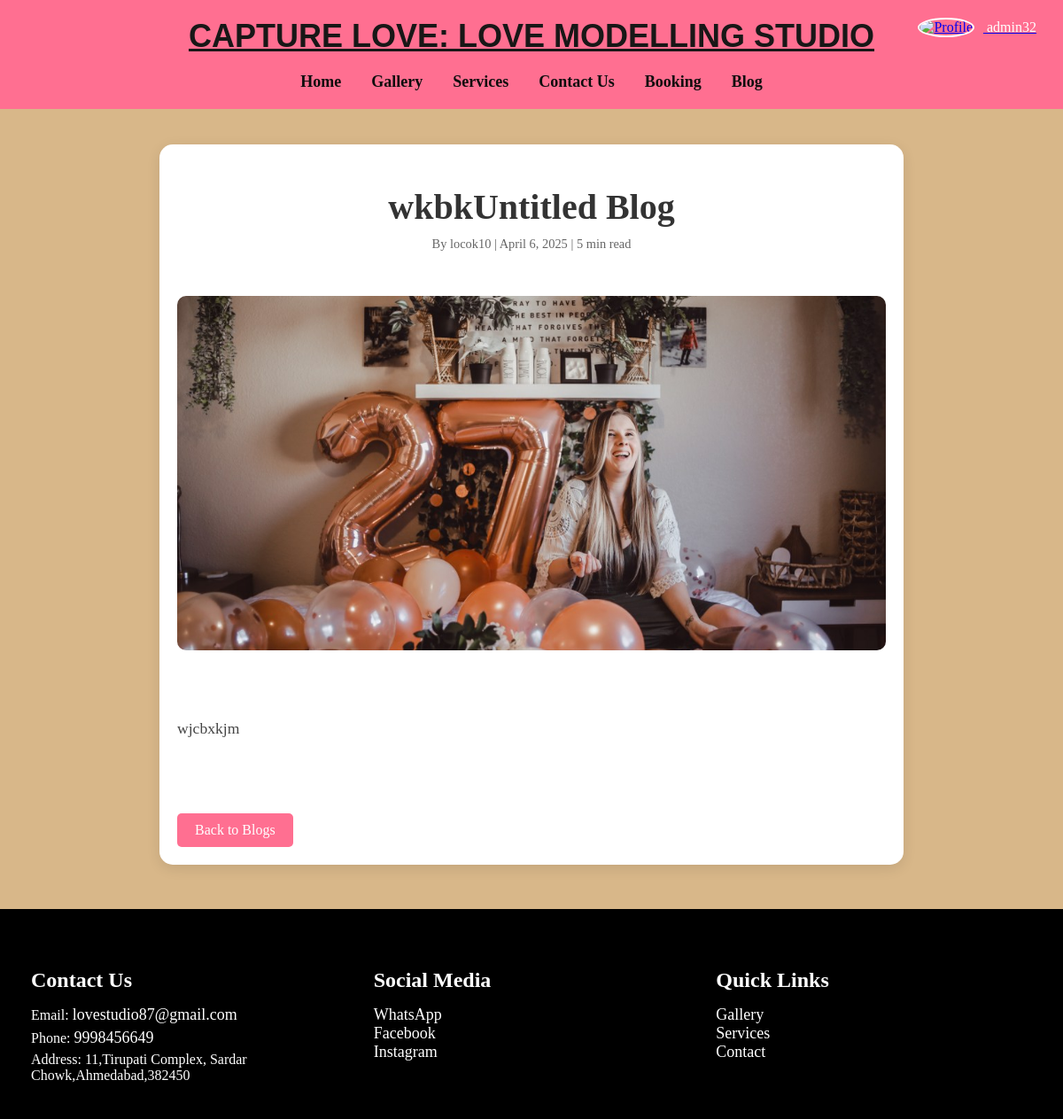
Page /blog/2/ (signed in) on the committed database.
### home/models.py (models this page shows, shortened)
class Blog(models.Model):
    title = models.CharField(max_length=200, default="Untitled Blog")
    content = models.TextField(default="")
    image = models.ImageField(upload_to='blog_images/', null=True, blank=True)
    author = models.ForeignKey(CustomUser, on_delete=models.SET_NULL, null=True)
    created_at = models.DateTimeField(default=timezone.now)
    short_description = models.TextField(max_length=200, blank=True)
    read_time = models.IntegerField(default=5)
    category = models.CharField(max_length=50, default='General')
    class Meta:
        ordering = ['-created_at']

class CustomUser(AbstractUser):
    email_verified = models.BooleanField(default=False)
    phone_number = models.CharField(max_length=15, blank=True, null=True)
    profile_pic = models.ImageField(upload_to='profile_pics/', null=True, blank=True)
    is_active = models.BooleanField(default=False)  # Default to inactive until email verified
    groups = models.ManyToManyField(Group, related_name="customuser_set", blank=True)
    user_permissions = models.ManyToManyField(
        Permission,
        related_name="customuser_permissions_set",
        blank=True
    )
    class Meta:
        verbose_name = 'User'
        verbose_name_plural = 'Users'
    def __str__(self):
        return self.username

### home/views.py (the view)
# urls.py: path('blog/<int:blog_id>/', views.blog_detail, name='blog_detail'),
def blog_detail(request, blog_id):
    blog = get_object_or_404(Blog, id=blog_id)
    return render(request, "blog_detail.html", {'blog': blog})

### home/templates/blog_detail.html (shortened to what this page needs)
{% extends 'base.html' %}
{% block content %}
<div class="blog-detail-container">
    <div class="blog-header">
        <h1 class="blog-title">{{ blog.title }}</h1>
        <div class="blog-meta">
            <span>By {{ blog.author|default:"Admin" }}</span> |
            <span>{{ blog.created_at|date:"F j, Y" }}</span> |
            <span>{{ blog.read_time }} min read</span>
        </div>
    </div>
    {% if blog.image %}
        <img src="{{ blog.image.url }}" alt="{{ blog.title }}" class="blog-image">
    {% endif %}
    <div class="blog-content">
        {{ blog.content|linebreaks }}
    </div>
    <a href="{% url 'blog' %}" class="back-button">Back to Blogs</a>
</div>
{% endblock %}

### home/templates/base.html (shortened to what this page needs)
<!DOCTYPE html>
<html lang="en">
<head>
</head>
<body>
    <header>
        <div class="logo">
            <u><b>CAPTURE LOVE: LOVE MODELLING STUDIO</b></u>
        </div>
        <div class="auth-section">
            {% if user.is_authenticated %}
                <div class="profile-section">
                    <a href="{% url 'edit_profile' %}" class="profile-link">
                        <img src="{{ user.profile_pic.url|default:'/static/images/default-profile.png' }}" alt="Profile" class="profile-pic">
                        <span class="username">{{ user.username }}</span>
                    </a>
                </div>
            {% else %}
                <div class="auth-buttons">
                    <a href="{% url 'login' %}" class="auth-button">Login</a>
                    <a href="{% url 'signup' %}" class="auth-button">Sign Up</a>
                </div>
            {% endif %}
        </div>
        <nav>
            <a href="{% url 'home' %}"><b>Home</b></a>
            <a href="{% url 'gallery' %}"><b>Gallery</b></a>
            <a href="{% url 'services' %}"><b>Services</b></a>
            <a href="{% url 'contact' %}"><b>Contact Us</b></a>
            <a href="{% url 'booking' %}"><b>Booking</b></a>
            <a href="{% url 'blog' %}"><b>Blog</b></a>
        </nav>
    </header>
    <div class="content">
        {% block content %}
        {% endblock %}
    </div>
    <footer>
        <div class="footer-container">
            <div class="footer-section">
                <h4>Contact Us</h4>
                <p>Email: <a href="mailto:info@lovestudio87.com"> lovestudio87@gmail.com</a></p>
                <p>Phone: <a href="tel: 9998456649"> 9998456649</a></p>
                <p>Address: 11,Tirupati Complex, Sardar Chowk,Ahmedabad,382450</p>
            </div>
            <div class="footer-section">
                <h4>Social Media</h4>
                <a href="https://wa.me/yourwhatsappnumber" target="_blank">WhatsApp</a><br>
                <a href="https://www.facebook.com/yourpage" target="_blank">Facebook</a><br>
                <a href="https://www.instagram.com/yourprofile" target="_blank">Instagram</a>
            </div>
            <div class="footer-section">
                <h4>Quick Links</h4>
                <a href="{% url 'gallery' %}">Gallery</a><br>
                <a href="{% url 'services' %}">Services</a><br>
                <a href="{% url 'contact' %}">Contact</a>
            </div>
        </div>
    </footer>
</body>
</html>

### home/templates/base.html (style rules this page uses)
body { font-family: 'Georgia', serif; margin: 0; padding: 0; background: linear-gradient(to bottom right, #d8b789, #d8b789); color: #000000; }
header { text-align: center; padding: 20px; background: #ff6f91; color: #fff; position: relative; }
.logo { font-size: 36px; color: #181717; font-family: 'Cursive', sans-serif; display: flex; align-items: center; justify-content: center; }
.profile-section { position: absolute; top: 20px; right: 20px; display: flex; align-items: center; cursor: pointer; text-decoration: none; }
.profile-pic { width: 40px; height: 40px; border-radius: 50%; margin-right: 10px; object-fit: cover; border: 2px solid white; }
.username { color: white; font-size: 16px; margin-right: 10px; }
nav { text-align: center; margin-top: 20px; }
nav a { margin: 0 15px; text-decoration: none; color: #0d0d0d; font-size: 18px; }
footer { background-color: #000000; color: white; text-align: center; padding: 20px; margin-top: 50px; }
.footer-container { display: flex; justify-content: space-around; background-color: #000000; color: white; text-align: left; max-width: 1200px; margin: 0 auto; }
.footer-section { flex: 1; padding: 15px; }
.footer-section h4 { color: #fff; font-size: 24px; margin-bottom: 15px; }
.footer-section a { color: #fff; text-decoration: none; font-size: 18px; transition: color 0.3s ease; }
footer p, footer a { margin: 5px 0; }

### home/templates/blog_detail.html (style rules this page uses)
.blog-detail-container { max-width: 800px; margin: 40px auto; padding: 20px; background: white; border-radius: 15px; box-shadow: 0 4px 15px rgba(0, 0, 0, 0.1); }
.blog-header { text-align: center; margin-bottom: 30px; }
.blog-title { color: #333; font-size: 2.5em; margin-bottom: 10px; }
.blog-meta { color: #666; font-size: 0.9em; margin-bottom: 20px; }
.blog-image { width: 100%; max-height: 400px; object-fit: cover; border-radius: 10px; margin: 20px 0; }
.blog-content { line-height: 1.8; font-size: 1.1em; color: #444; white-space: pre-line; }
.back-button { display: inline-block; margin-top: 30px; padding: 10px 20px; background-color: #ff6f91; color: white; text-decoration: none; border-radius: 5px; transition: background-color 0.3s; }

### rows in the picture
Blog: title "wkbkUntitled Blog", author "locok10", created_at "April 6, 2025", read_time "5", image (picture), content "wjcbxkjm"

### other values in the picture
{{ user.username }} "admin32"
